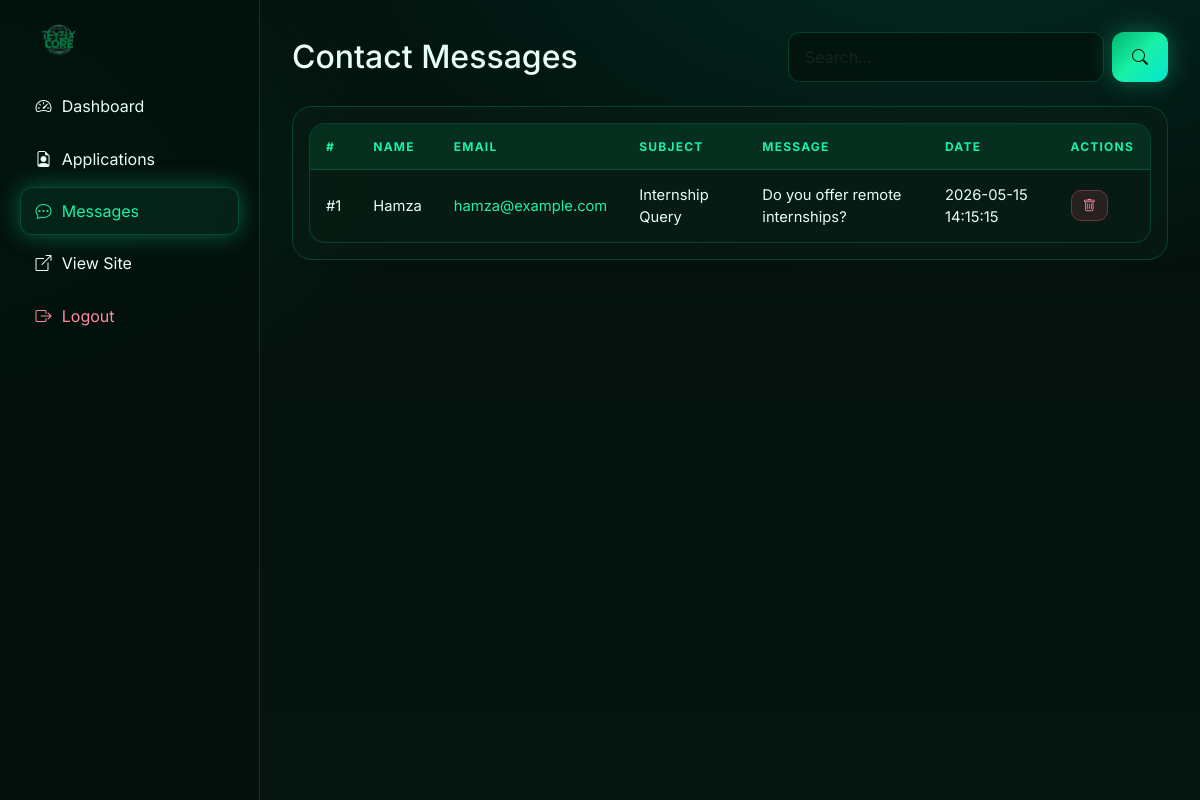
Screenshot of /admin/messages.php (signed in) with the database file from the repository.
### tables this page shows
CREATE TABLE IF NOT EXISTS `contact_messages` (
  `id` INT(11) UNSIGNED NOT NULL AUTO_INCREMENT,
  `name` VARCHAR(150) NOT NULL,
  `email` VARCHAR(150) NOT NULL,
  `subject` VARCHAR(200) NOT NULL,
  `message` TEXT NOT NULL,
  `created_at` DATETIME NOT NULL DEFAULT CURRENT_TIMESTAMP,
  PRIMARY KEY (`id`)
);

### config/db.php (called while the page is built, shortened)
<?php
function e($v){ return htmlspecialchars($v ?? '', ENT_QUOTES, 'UTF-8'); }

### admin/messages.php (the view, shortened to what this page needs)
<?php
require_once __DIR__ . '/_layout.php';
$q=trim($_GET['q']??'');
if($q!==''){ $like='%'.$q.'%'; $stmt=$conn->prepare('SELECT * FROM contact_messages WHERE name LIKE ? OR email LIKE ? OR subject LIKE ? ORDER BY id DESC'); $stmt->bind_param('sss',$like,$like,$like); $stmt->execute(); $res=$stmt->get_result(); }
else { $res=$conn->query('SELECT * FROM contact_messages ORDER BY id DESC'); }
?>
<div class="d-flex flex-wrap justify-content-between align-items-center mb-4 gap-2">
  <h2 class="mb-0">Contact Messages</h2>
  <form method="GET" class="d-flex gap-2" style="max-width:380px;width:100%">
    <input class="form-control" name="q" value="<?= e($q) ?>" placeholder="Search…">
    <button class="btn btn-glow"><i class="bi bi-search"></i></button>
  </form>
</div>
<div class="glass p-3" style="overflow-x:auto">
  <table class="table-glass">
    <thead><tr><th>#</th><th>Name</th><th>Email</th><th>Subject</th><th>Message</th><th>Date</th><th>Actions</th></tr></thead>
    <tbody>
      <?php if($res->num_rows===0): ?>
        <tr><td colspan="7" class="text-center" style="color:var(--muted);padding:2rem">No messages found.</td></tr>
      <?php else: while($r=$res->fetch_assoc()): ?>
        <tr>
          <td>#<?= $r['id'] ?></td>
          <td><?= e($r['name']) ?></td>
          <td><a href="mailto:<?= e($r['email']) ?>"><?= e($r['email']) ?></a></td>
          <td><?= e($r['subject']) ?></td>
          <td style="max-width:380px"><?= e(mb_strimwidth($r['message'],0,140,'…')) ?></td>
          <td><?= e($r['created_at']) ?></td>
          <td><a class="btn-danger-glow" href="?delete=<?= $r['id'] ?>" onclick="return confirm('Delete this message?')"><i class="bi bi-trash"></i></a></td>
        </tr>
      <?php endwhile; endif; ?>
    </tbody>
  </table>
</div>

### assets/css/style.css (style rules this page uses)
:root { --bg:#05140e; --bg-2:#03100b; --surface:rgba(10,30,22,.55); --surface-2:rgba(8,22,16,.7); --border:rgba(0,255,160,.18); --primary:#00b86b; --primary-2:#00e08a; --accent:#19f0a8; --cyan:#00e5d1; --text:#e8fff5; --muted:#8fb4a3; --danger:#ff5577; --gradient: linear-gradient(135deg,#00b86b 0%,#19f0a8 50%,#00e5d1 100%); --glow: 0 0 24px rgba(25,240,168,.35); }
* { box-sizing:border-box }
html,body { background:var(--bg);color:var(--text);font-family:'Inter','Segoe UI',system-ui,sans-serif;-webkit-font-smoothing:antialiased;scroll-behavior:smooth }
body { background: radial-gradient(1200px 600px at 80% -10%, rgba(0,229,209,.12), transparent 60%), radial-gradient(900px 500px at -10% 20%, rgba(0,184,107,.18), transparent 60%), linear-gradient(180deg,#03100b 0%, #05140e 100%); min-height:100vh; overflow-x:hidden; }
a { color:var(--accent);text-decoration:none }
.btn-glow { background:var(--gradient);color:#03130c;font-weight:700;border:0;border-radius:12px; padding:.65rem 1.25rem;box-shadow:var(--glow);transition:transform .2s ease, box-shadow .3s ease; }
.glass { background:var(--surface); border:1px solid var(--border); border-radius:20px; backdrop-filter:blur(14px); transition:transform .3s ease, border-color .3s ease, box-shadow .3s ease; position:relative;overflow:hidden; }
.glass::before { content:"";position:absolute;inset:0;border-radius:20px;padding:1px;background:linear-gradient(135deg,rgba(25,240,168,.5),transparent 40%,rgba(0,229,209,.4));-webkit-mask:linear-gradient(#000 0 0) content-box,linear-gradient(#000 0 0);-webkit-mask-composite:xor;mask-composite:exclude;opacity:.0;transition:opacity .3s ease;pointer-events:none }
.form-control,.form-select,textarea.form-control { background:rgba(3,16,11,.7);color:var(--text);border:1px solid var(--border);border-radius:12px; padding:.75rem 1rem; }
.table-glass { width:100%;border-collapse:separate;border-spacing:0;background:var(--surface);border:1px solid var(--border);border-radius:16px;overflow:hidden }
.table-glass th,.table-glass td { padding:.85rem 1rem;text-align:left;font-size:.92rem;border-bottom:1px solid var(--border);vertical-align:middle }
.table-glass th { background:rgba(0,184,107,.12);color:var(--accent);text-transform:uppercase;font-size:.75rem;letter-spacing:.1em }
.table-glass tr:last-child td { border-bottom:0 }
.btn-danger-glow { background:rgba(255,85,119,.12);color:#ff8aa0;border:1px solid rgba(255,85,119,.35);border-radius:10px;padding:.4rem .7rem;font-size:.82rem }

### rows the page displays
contact_messages: id "1", name "Hamza", email "hamza@example.com", subject "Internship Query", message "Do you offer remote internships?", created_at "2026-05-15 14:15:15"
